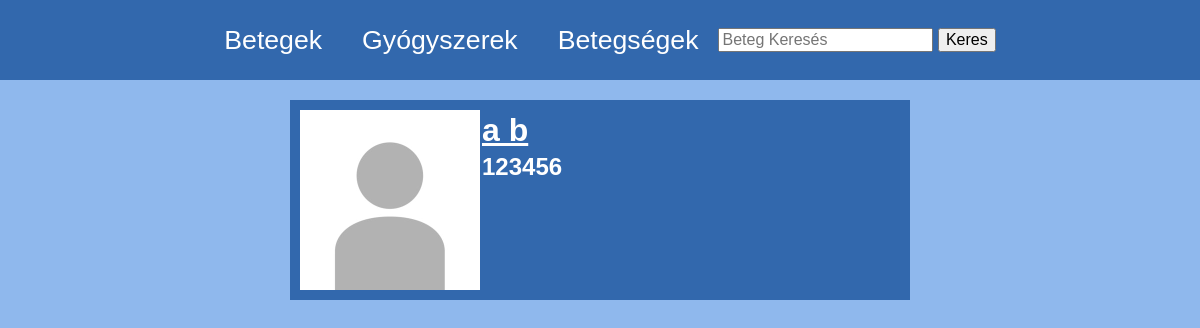
Before: / with the older database file.
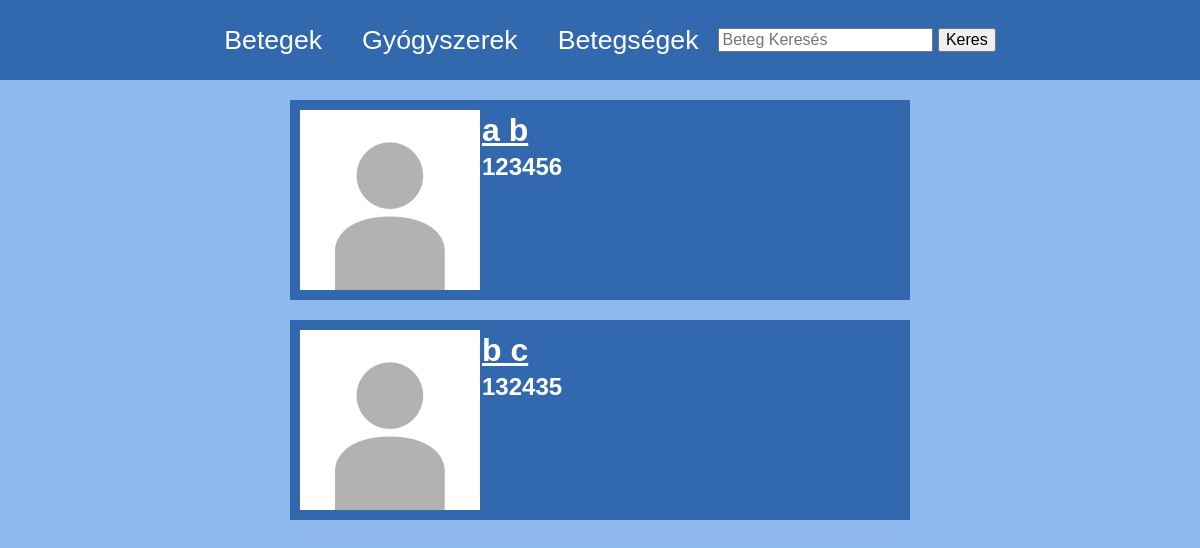
After: the same page with the newer database file.
### server.py (models this page shows, shortened)
class Beteg(db.Model):
    TAJ = db.Column(db.Integer, primary_key=True, unique=True, autoincrement=True)
    nev = db.Column(db.String(30))
    lakcim = db.Column(db.String(255))
    szuletes = db.Column(db.Date)
    vizsgalatok = db.relationship("Vizsgalat", backref="beteg")
    erzekenysegek = db.relationship("Erzekeny", backref="beteg")
    felirasok = db.relationship("Felir", backref="beteg")
    diagnosztizalasok = db.relationship("Diagnosztizal", backref="beteg")

### server.py (the view)
@app.route('/')
def index():
    betegek = Beteg.query.all()
    return render_template('index.html', betegek=betegek)

### server.py (called while the page is built)
@app.before_request
def showIp():
    print(request.headers.get('X-FORWARDED-FOR'))

@app.before_request
def fixAdmin():
    if request.path == "/admin":
        return redirect(f"{request.url_root}admin/")

@app.context_processor
def handle_context():
    return dict(session=session, db=db)

### templates/index.html (shortened to what this page needs)
<!DOCTYPE html>
<html lang="en">
<head>
    <link rel="stylesheet" href="../static/style.css">
</head>
<body>
    {%include 'navbar.html'%}
    {%for beteg in betegek%}
    <div class="betegCard">
        <div class="flexrow">
            <img src="../static/pfp.jpg" alt="pfp">
            <div class="flexcol">
                <h1><a href="/beteg/{{beteg.TAJ}}">{{beteg.nev}}</a></h1>
                <h2>{{beteg.TAJ}}</h2>
            </div>
        </div>
    </div>
    {%endfor%}
</body>
</html>

### templates/navbar.html (shortened to what this page needs)
<head>
    <link rel="stylesheet" href="../static/style.css">
</head>
<div id="navbar">
    <a href="/" class="navlink">Betegek</a>
    <a href="/gyogyszerek" class="navlink">Gyógyszerek</a>
    <a href="/betegsegek" class="navlink">Betegségek</a>
    <form action="/betegSearch" id="searchForm">
        <input type="text" id="q" name="q" placeholder="Beteg Keresés">
        <input type="submit" value="Keres" />
    </form>
</div>

### static/style.css (style rules this page uses)
:root { --c-foreground: rgb(50, 104, 173); --c-background: rgb(143, 184, 237); }
html,body { width: 100vw; height: 100vh; margin: 0px; padding: 0px; overflow-x: hidden; }
body { background-color: var(--c-background); font-family: Arial, Helvetica, sans-serif; }
#navbar { height: 80px; width: 100vw; display: flex; flex-direction: row; align-items: center; justify-content: center; background-color: var(--c-foreground); }
#navbar a { font-size: 20pt; color: white; text-decoration: none; padding: 20px; }
#navbar input { font-size: 12pt; }
.betegCard, details { background-color: var(--c-foreground); color: white; font-size: 12pt; margin: 20px auto; padding: 10px; width: 50vw; }
.betegCard img { max-width: 200px; max-height: 200px; width: 30%; height: 30%; }
.betegCard a { min-width: 70vw; height: 100%; color: white; }
.betegCard h1, .betegCard h2, .betegCard p { padding: 2px; margin: 0px; }
.flexcol { display: flex; flex-direction: column; }
.flexrow { display: flex; flex-direction: row; }

Changed rows visible on the page:
added Beteg: nev "b c", TAJ "132435"
